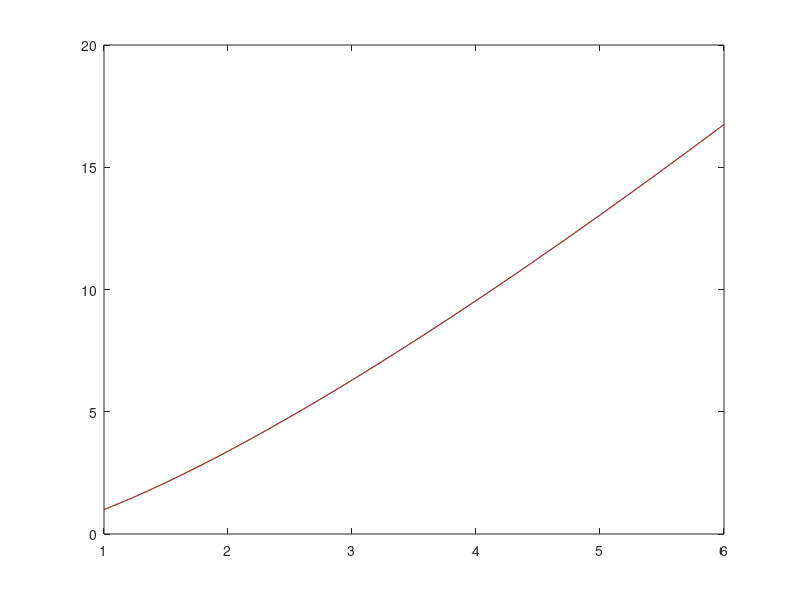

This figure's MATLAB source:
function hw75ex10b
% Bradie: Section 7.5, exercise 10(b)
%
% Goal: Demonstrate that the global error associated with the two-step
% Adams-Bashforth method is O(h^2).  
    clc

    a = 1; b = 6;
    x0 = 1;

    ntests = 12;
    err = zeros(ntests, 1);

    for k = 1:ntests
        N = 10*2^(k-1);
        [t, w] = doAB2(a, b, N, x0);

        x = t.*(1 + log(t));

        err(k) = abs(x(N+1) - w(N+1));

        plot(t, x, 'k', t, w, 'r--')
        pause(0.25)
    end
    
    % pretty print results
    fprintf('N\t Error\t\t Error Ratio\n')
    pfmt = '%i\t %.6e\t %.6f\n';
    for k=1:ntests
        if k==1
            fprintf(pfmt, 2^k, err(k), '')
        else
            fprintf(pfmt, 2^k, err(k), err(k-1)/err(k))
        end
    end

end

function rhs = f(t, x)
    rhs = 1 + x/t;
end

function [t, w] = doAB2(a, b, N, x0)
    h = (b-a)/N;
    t = a:h:b; t = t(:);
    
    w = zeros(size(t));
    w(1) = x0;
    
    % get next step with Heun Method
    k1 = f(t(1), w(1))*h;
    k2 = f(t(1) + h, w(1) + k1)*h;
    
    dw = (k1 + k2)/2;
    w(2) = w(1) + dw;
    
    % implement the multistep method
    b2 = f(t(1), w(1))*h;
    for i=2:N
        b1 = f(t(i), w(i))*h;
        
        dw = (3*b1 - b2)/2;
        w(i+1) = w(i) + dw;
        
        b2 = b1;
    end
end
